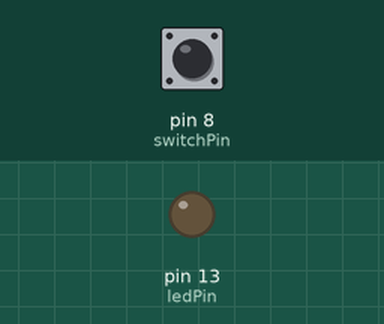
This sketch was run on a simulated Arduino Uno, built with avr-gcc and run on an emulated ATmega328P. Parts: output pins drawn as LEDs (lit = HIGH). The inputs (shaded band) are chosen by the test bench; at power-on: pin 8 (switchPin) LOW.

Above: at 1.2 s.
1.3 s: pin 8 (switchPin) pulled HIGH for 3.2 s
At 5.6 s:
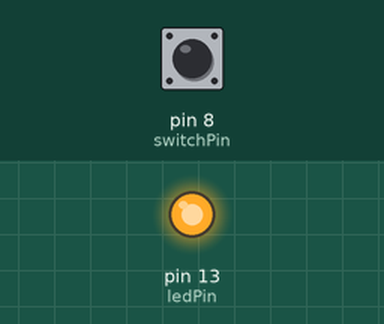
6.0 s: pin 8 (switchPin) pulled HIGH for 0.15 s
At 6.9 s:
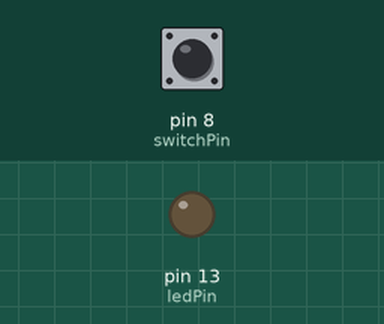
Timing chart, 0 to 9.0 s (numbered marks = the images above; inputs shaded):
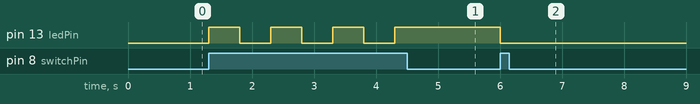

Measured:
- after the input at 1.3 s, pin 13 (ledPin): alternates HIGH for 0.50 s and LOW for 0.50 s, 7 changes in all, then stays HIGH, starting at once
- after the input at 6.0 s, pin 13 (ledPin): HIGH → LOW at once

The sketch:

TurnOnLEDWithSwitch.ino
```cpp
int switchPin = 8;
int ledPin = 13;
boolean ledState = false;

void setup()
{
  pinMode(switchPin, INPUT);
  pinMode(ledPin, OUTPUT);
}

void loop()
{
  boolean switchPinRead = digitalRead(switchPin);
  if(switchPinRead == HIGH)
  {
    if(ledState == true)
    {
      digitalWrite(ledPin, LOW);
      ledState = false;
    }
    else
    {
      digitalWrite(ledPin, HIGH);
      ledState = true;
    }
    delay(500); // (milliseconds) helps to response but slows down button reaction time
  }
}
```
